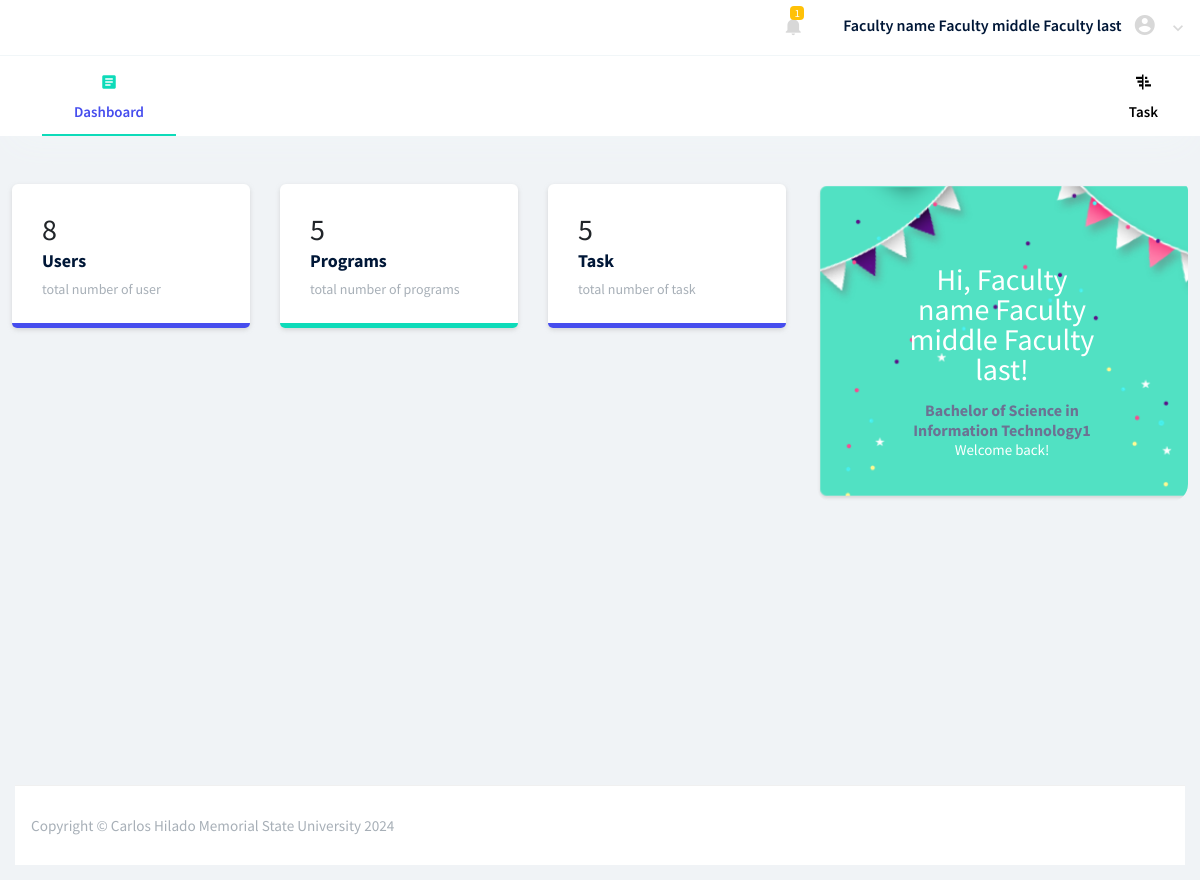
Screenshot of / (signed in) with the database file from the repository.
### tables this page shows
CREATE TABLE IF NOT EXISTS `tbl_users` (
  `user_id` int(11) NOT NULL AUTO_INCREMENT,
  `first_name` varchar(30) NOT NULL,
  `middle_name` varchar(30) NOT NULL,
  `last_name` varchar(30) NOT NULL,
  `user_category` varchar(15) NOT NULL COMMENT 'D - dean; F - faculty ; S - staff; P - program chair; R  - registrar',
  `username` varchar(30) NOT NULL,
  `password` text NOT NULL,
  `program_id` int(11) NOT NULL,
  `designation` varchar(75) NOT NULL,
  `academic_rank` varchar(75) NOT NULL,
  `date_added` datetime NOT NULL,
  PRIMARY KEY (`user_id`)
);

CREATE TABLE IF NOT EXISTS `tbl_programs` (
  `program_id` int(11) NOT NULL AUTO_INCREMENT,
  `program_name` varchar(50) NOT NULL,
  `user_id` int(11) NOT NULL,
  `date_added` datetime NOT NULL,
  PRIMARY KEY (`program_id`)
);

### core/my_functions.php (called while the page is built, shortened)
<?php
function getUser($user_id)
{
	global $mysqli_connect;
	$fetchData = $mysqli_connect->query("SELECT * FROM `tbl_users` WHERE user_id = '$user_id'");
	if ($fetchData->num_rows > 0) {
		$row = $fetchData->fetch_array();
		return $row['first_name'] . " " . $row['middle_name'] . " " . $row['last_name'];
	} else {
		return "---";
	}
}
function program_name($id)
{
	global $mysqli_connect;
	$fetchData = $mysqli_connect->query("SELECT program_name FROM `tbl_programs` WHERE program_id='$id'");
	if ($fetchData->num_rows > 0) {
		$row = $fetchData->fetch_array();
		return $row[0];
	} else {
		return "---";
	}
}
function total_task()
{
	global $mysqli_connect;
	$fetchData = $mysqli_connect->query("SELECT count(task_id) FROM `tbl_tasks`");
	$row = $fetchData->fetch_array();
	return $row[0];
}
function total_user()
{
	global $mysqli_connect;
	$fetchData = $mysqli_connect->query("SELECT count(user_id) FROM `tbl_users`");
	$row = $fetchData->fetch_array();
	return $row[0];
}
function total_program()
{
	global $mysqli_connect;
	$fetchData = $mysqli_connect->query("SELECT count(program_id) FROM `tbl_programs`");
	$row = $fetchData->fetch_array();
	return $row[0];
}
function total_unread_notification($user_id)
{
	global $mysqli_connect;
	$fetchData = $mysqli_connect->query("SELECT count(notification_id) FROM `tbl_notifications` WHERE user_id='$user_id' AND status='1'");
	$row = $fetchData->fetch_array();
	return $row[0];
}

### pages/dashboard.php (the view, shortened to what this page needs)
<?php
$row = user_row($_SESSION['rm_user_id']);
?>
<div class="content-wrapper">
  <div class="row mt-4">
    <div class="col-sm-8 flex-column d-flex stretch-card">
      <div class="row">
        <div class="col-lg-4 d-flex grid-margin stretch-card">
          <div class="card sale-diffrence-border">
            <div class="card-body">
              <h2 class="text-dark mb-2 font-weight-bold"><?= total_user(); ?></h2>
              <h4 class="card-title mb-2">Users</h4>
              <small class="text-muted">total number of user</small>
            </div>
          </div>
        </div>
        <div class="col-lg-4 d-flex grid-margin stretch-card">
          <div class="card sale-visit-statistics-border">
            <div class="card-body">
              <h2 class="text-dark mb-2 font-weight-bold"><?= total_program(); ?></h2>
              <h4 class="card-title mb-2">Programs</h4>
              <small class="text-muted">total number of programs</small>
            </div>
          </div>
        </div>
        <div class="col-lg-4 d-flex grid-margin stretch-card">
          <div class="card sale-diffrence-border">
            <div class="card-body">
              <h2 class="text-dark mb-2 font-weight-bold"><?= total_task(); ?></h2>
              <h4 class="card-title mb-2">Task</h4>
              <small class="text-muted">total number of task</small>
            </div>
          </div>
        </div>
      </div>
    </div>
    <div class="col-lg-4 mb-3 mb-lg-0">
      <div class="card congratulation-bg text-center">
        <div class="card-body pb-0">
          <h2 class="mt-3 text-white mb-3 font-weight-bold">
            Hi, <?= getUser($_SESSION['rm_user_id']) ?>!
          </h2>
          <strong><?= program_name($row['program_id']) ?></strong>
          <p>
            Welcome back!
          </p>
        </div>
      </div>
    </div>
  </div>
</div>

### index.php (shortened to what this page needs)
<?php
$page = (isset($_GET['page']) && $_GET['page'] != '') ? $_GET['page'] : '';
$user_id = $_SESSION['rm_user_id'];
?>
<!DOCTYPE html>
<html lang="en">
<head>
  <link rel="stylesheet" href="vendors/mdi/css/materialdesignicons.min.css" />
  <link rel="stylesheet" href="vendors/base/vendor.bundle.base.css" />
  <link rel="stylesheet" href="vendors/select2/select2.min.css">
  <link rel="stylesheet" href="vendors/select2-bootstrap-theme/select2-bootstrap.min.css">
  <link rel="stylesheet" href="css/style.css" />
  <link href="vendors/datatables/dataTables.bootstrap4.min.css" rel="stylesheet">
  <link rel="stylesheet" href="vendors/sweetalert/sweetalert.css">
</head>
<body>
  <div class="container-scroller">
    <?php include "components/navbar.php"; ?>
    <div class="container-fluid page-body-wrapper">
      <div class="main-panel">
        <?php require_once 'routes/routes.php'; ?>
        <footer class="footer">
          <div class="footer-wrap">
            <div class="d-sm-flex justify-content-center justify-content-sm-between">
              <span class="text-muted text-center text-sm-left d-block d-sm-inline-block">Copyright ©
                Carlos Hilado Memorial State University 2024</span>
            </div>
          </div>
        </footer>
      </div>
    </div>
  </div>
</body>
</html>

### components/navbar.php (shortened to what this page needs)
<?php
  $count_notif = total_unread_notification($user_id);
?>
<div class="horizontal-menu">
  <nav class="navbar top-navbar col-lg-12 col-12 p-0">
    <div class="container-fluid">
      <div class="navbar-menu-wrapper d-flex align-items-center justify-content-between">
        <ul class="navbar-nav navbar-nav-rught">
          <li class="nav-item dropdown">
            <a class="nav-link count-indicator dropdown-toggle d-flex align-items-center justify-content-center" id="notificationDropdown" href="#" data-bs-toggle="dropdown">
              <i class="mdi mdi-bell mx-0"></i>
              <?php if ($count_notif > 0) { ?>
                <span class="count bg-warning"><?= $count_notif ?></span>
              <?php } ?>
            </a>
          </li>
          <li class="nav-item nav-profile dropdown">
            <a class="nav-link dropdown-toggle" href="#" data-bs-toggle="dropdown" id="profileDropdown">
              <span class="nav-profile-name"><?= getUser($user_id) ?></span>
              <i style="font-size: x-large;" class="mdi mdi-account-circle menu-icon"></i>
            </a>
          </li>
        </ul>
      </div>
    </div>
  </nav>
  <nav class="bottom-navbar">
    <div class="container">
      <ul class="nav page-navigation">
        <li class="nav-item <?= ($page == "" || $page == "dashboard" ? "active" : "") ?>">
          <a class="nav-link" href="./">
            <i class="mdi mdi-file-document-box menu-icon"></i>
            <span class="menu-title">Dashboard</span>
          </a>
        </li>
        <?php
        if ($_SESSION['user_category'] == "F" || $_SESSION['user_category'] == "S") {
        ?>
          <li class="nav-item <?= ($page == "tasks" ? "active" : "") ?>">
            <a href="index.php?page=list-tasks" class="nav-link">
              <i class="mdi mdi-chart-gantt menu-icon"></i>
              <span class="menu-title">Task</span>
            </a>
          </li>
        <?php } ?>
      </ul>
    </div>
  </nav>
</div>

### routes/routes.php
<?php
	if($page == 'dashboard'){
		require view.'dashboard.php';
	}else if($page == 'users'){
		require view.'users.php';
	}else if($page == 'programs'){
		require view.'programs.php';
	}else if($page == 'tasks'){
		require view.'tasks.php';
	}else if($page == 'list-tasks'){
		require view.'list_tasks.php';
	}else if($page == 'assign-task'){
		require view.'assign_task.php';
	}else if($page == 'profile'){
		require view.'profile.php';
	}else if($page == 'faculty-task-report'){
		require view.'faculty_task_report.php';
	}else if($page == 'manage-assigned-task'){
		require view.'manage_assigned_task.php';
	}else if($page == 'list-task'){
		require view.'task_report.php';
	}else if($page == 'task-report'){
		require view.'task_report_details.php';
	}else if($page == 'users-report'){
		require view.'users_report.php';
	}else if($page == 'evaluation-report'){
		require view.'evaluation_report.php';
	}else{
		if(!empty($page) or $page != $page){
			require view.'error.php';
		}else{
			require view.'dashboard.php';
		}
	}
 ?>

### rows the page displays
tbl_users: getUser($user_id) "Faculty name Faculty middle Faculty last", getUser($_SESSION['rm_user_id']) "Faculty name Faculty middle Faculty last", program.program_name "Bachelor of Science in Information Technology1"

### other values shown
$count_notif "1"
total_user() "8"
total_program() "5"
total_task() "5"
